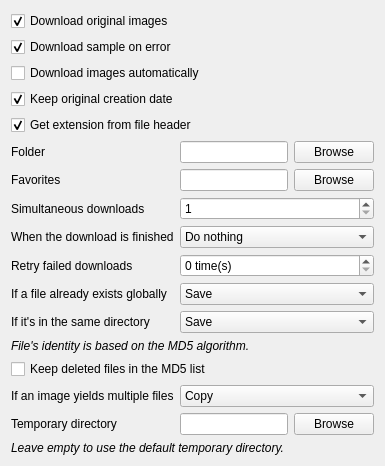
      <widget class="QWidget" name="pageSave">
       <layout class="QFormLayout" name="formLayout_17">
        <property name="fieldGrowthPolicy">
         <enum>QFormLayout::FieldGrowthPolicy::AllNonFixedFieldsGrow</enum>
        </property>
        <item row="0" column="0" colspan="2">
         <widget class="QCheckBox" name="checkDownloadOriginals">
          <property name="text">
           <string>Download original images</string>
          </property>
          <property name="checked">
           <bool>true</bool>
          </property>
         </widget>
        </item>
        <item row="1" column="0" colspan="2">
         <widget class="QCheckBox" name="checkSampleFallback">
          <property name="text">
           <string>Download sample on error</string>
          </property>
          <property name="checked">
           <bool>true</bool>
          </property>
         </widget>
        </item>
        <item row="2" column="0" colspan="2">
         <widget class="QCheckBox" name="checkAutodownload">
          <property name="text">
           <string>Download images automatically</string>
          </property>
         </widget>
        </item>
        <item row="3" column="0" colspan="2">
         <widget class="QCheckBox" name="checkKeepDate">
          <property name="text">
           <string>Keep original creation date</string>
          </property>
          <property name="checked">
           <bool>true</bool>
          </property>
         </widget>
        </item>
        <item row="4" column="0" colspan="2">
         <widget class="QCheckBox" name="checkSaveHeaderDetection">
          <property name="text">
           <string>Get extension from file header</string>
          </property>
          <property name="checked">
           <bool>true</bool>
          </property>
         </widget>
        </item>
        <item row="5" column="0">
         <widget class="QLabel" name="label_7">
          <property name="text">
           <string>Folder</string>
          </property>
         </widget>
        </item>
        <item row="5" column="1">
         <layout class="QHBoxLayout" name="horizontalLayout_2" stretch="1,0">
          <item>
           <widget class="QLineEdit" name="lineFolder"/>
          </item>
          <item>
           <widget class="QPushButton" name="buttonFolder">
            <property name="text">
             <string>Browse</string>
            </property>
           </widget>
          </item>
         </layout>
        </item>
        <item row="6" column="0">
         <widget class="QLabel" name="label_62">
          <property name="text">
           <string>Favorites</string>
          </property>
         </widget>
        </item>
        <item row="6" column="1">
         <layout class="QHBoxLayout" name="horizontalLayout_13">
          <item>
           <widget class="QLineEdit" name="lineFolderFavorites"/>
          </item>
          <item>
           <widget class="QPushButton" name="buttonFolderFavorites">
            <property name="text">
             <string>Browse</string>
            </property>
           </widget>
          </item>
         </layout>
        </item>
        <item row="7" column="0">
         <widget class="QLabel" name="label_29">
          <property name="text">
           <string>Simultaneous downloads</string>
          </property>
         </widget>
        </item>
        <item row="7" column="1">
         <widget class="QSpinBox" name="spinSimultaneous">
          <property name="minimum">
           <number>1</number>
          </property>
          <property name="maximum">
           <number>10</number>
          </property>
         </widget>
        </item>
        <item row="8" column="0">
         <widget class="QLabel" name="label_83">
          <property name="text">
           <string>When the download is finished</string>
          </property>
         </widget>
        </item>
        <item row="8" column="1">
         <widget class="QComboBox" name="comboBatchEnd">
          <item>
           <property name="text">
            <string>Do nothing</string>
           </property>
          </item>
          <item>
           <property name="text">
            <string>Close window</string>
           </property>
          </item>
          <item>
           <property name="text">
            <string>Open CD tray</string>
           </property>
          </item>
          <item>
           <property name="text">
            <string>Play a sound</string>
           </property>
          </item>
          <item>
           <property name="text">
            <string>Shutdown</string>
           </property>
          </item>
         </widget>
        </item>
        <item row="10" column="0">
         <widget class="QLabel" name="label_19">
          <property name="text">
           <string>If a file already exists globally</string>
          </property>
         </widget>
        </item>
        <item row="10" column="1">
         <widget class="QComboBox" name="comboMd5Duplicates">
          <property name="currentIndex">
           <number>0</number>
          </property>
          <item>
           <property name="text">
            <string>Save</string>
           </property>
          </item>
          <item>
           <property name="text">
            <string>Copy</string>
           </property>
          </item>
          <item>
           <property name="text">
            <string>Move</string>
           </property>
          </item>
          <item>
           <property name="text">
            <string>Don't save</string>
           </property>
          </item>
         </widget>
        </item>
        <item row="12" column="0" colspan="2">
         <widget class="QLabel" name="label_21">
          <property name="font">
           <font>
            <italic>true</italic>
           </font>
          </property>
          <property name="text">
           <string>File's identity is based on the MD5 algorithm.</string>
          </property>
         </widget>
        </item>
        <item row="9" column="0">
         <widget class="QLabel" name="label_84">
          <property name="text">
           <string>Retry failed downloads</string>
          </property>
         </widget>
        </item>
        <item row="9" column="1">
         <widget class="QSpinBox" name="spinAutomaticRetries">
          <property name="suffix">
           <string> time(s)</string>
          </property>
          <property name="maximum">
           <number>100</number>
          </property>
         </widget>
        </item>
        <item row="13" column="0" colspan="2">
         <widget class="QCheckBox" name="checkKeepDeletedMd5">
          <property name="text">
           <string>Keep deleted files in the MD5 list</string>
          </property>
         </widget>
        </item>
        <item row="14" column="0">
         <widget class="QLabel" name="label_2">
          <property name="text">
           <string>If an image yields multiple files</string>
          </property>
         </widget>
        </item>
        <item row="14" column="1">
         <widget class="QComboBox" name="comboMultipleFiles">
          <item>
           <property name="text">
            <string>Copy</string>
           </property>
          </item>
         </widget>
        </item>
        <item row="15" column="0">
         <widget class="QLabel" name="label_5">
          <property name="text">
           <string>Temporary directory</string>
          </property>
         </widget>
        </item>
        <item row="16" column="0" colspan="2">
         <widget class="QLabel" name="label_6">
          <property name="font">
           <font>
            <italic>true</italic>
           </font>
          </property>
          <property name="text">
           <string>Leave empty to use the default temporary directory.</string>
          </property>
          <property name="wordWrap">
           <bool>true</bool>
          </property>
         </widget>
        </item>
        <item row="15" column="1">
         <layout class="QHBoxLayout" name="horizontalLayout">
          <item>
           <widget class="QLineEdit" name="lineTempPathOverride"/>
          </item>
          <item>
           <widget class="QPushButton" name="buttonTempPathOverride">
            <property name="text">
             <string>Browse</string>
            </property>
           </widget>
          </item>
         </layout>
        </item>
        <item row="11" column="0">
         <widget class="QLabel" name="label_15">
          <property name="text">
           <string>If it's in the same directory</string>
          </property>
         </widget>
        </item>
        <item row="11" column="1">
         <widget class="QComboBox" name="comboMd5DuplicatesSameDir">
          <item>
           <property name="text">
            <string>Save</string>
           </property>
          </item>
          <item>
           <property name="text">
            <string>Copy</string>
           </property>
          </item>
          <item>
           <property name="text">
            <string>Move</string>
           </property>
          </item>
          <item>
           <property name="text">
            <string>Don't save</string>
           </property>
          </item>
         </widget>
        </item>
       </layout>
      </widget>
